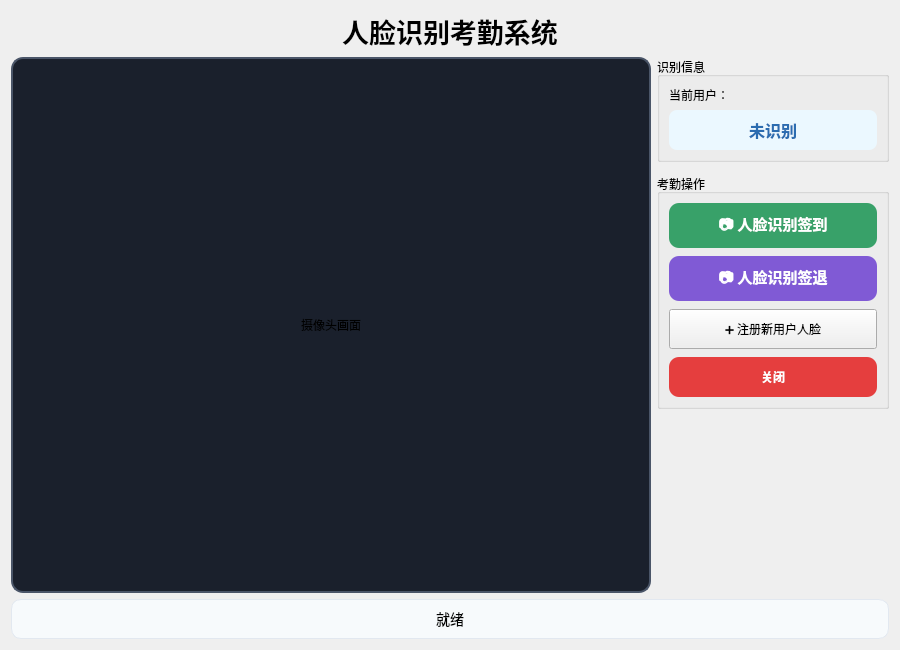
<?xml version="1.0" encoding="UTF-8"?>
<ui version="4.0">
 <class>FaceAttendanceDialog</class>
 <widget class="QDialog" name="FaceAttendanceDialog">
  <property name="geometry">
   <rect>
    <x>0</x>
    <y>0</y>
    <width>900</width>
    <height>650</height>
   </rect>
  </property>
  <property name="windowTitle">
   <string>人脸识别考勤</string>
  </property>
  <layout class="QVBoxLayout" name="verticalLayout">
   <item>
    <widget class="QLabel" name="lblTitle">
     <property name="text">
      <string>&lt;html&gt;&lt;head/&gt;&lt;body&gt;&lt;p&gt;&lt;span style=&quot; font-size:20pt; font-weight:600;&quot;&gt;人脸识别考勤系统&lt;/span&gt;&lt;/p&gt;&lt;/body&gt;&lt;/html&gt;</string>
     </property>
     <property name="alignment">
      <set>Qt::AlignCenter</set>
     </property>
    </widget>
   </item>
   <item>
    <layout class="QHBoxLayout" name="horizontalLayoutMain">
     <item>
      <widget class="QLabel" name="lblCamera">
       <property name="minimumSize">
        <size>
         <width>640</width>
         <height>480</height>
        </size>
       </property>
       <property name="styleSheet">
        <string notr="true">background-color: #1a202c; border: 2px solid #4a5568; border-radius: 12px;</string>
       </property>
       <property name="text">
        <string>摄像头画面</string>
       </property>
       <property name="alignment">
        <set>Qt::AlignCenter</set>
       </property>
      </widget>
     </item>
     <item>
      <layout class="QVBoxLayout" name="verticalLayoutRight">
       <property name="spacing">
        <number>12</number>
       </property>
       <item>
        <widget class="QGroupBox" name="groupBoxInfo">
         <property name="title">
          <string>识别信息</string>
         </property>
         <layout class="QVBoxLayout" name="verticalLayoutInfo">
          <item>
           <widget class="QLabel" name="label_2">
            <property name="text">
             <string>当前用户：</string>
            </property>
           </widget>
          </item>
          <item>
           <widget class="QLabel" name="lblUserName">
            <property name="styleSheet">
             <string notr="true">font-size: 16px; font-weight: bold; color: #2b6cb0; padding: 8px; background-color: #ebf8ff; border-radius: 8px;</string>
            </property>
            <property name="text">
             <string>未识别</string>
            </property>
            <property name="alignment">
             <set>Qt::AlignCenter</set>
            </property>
           </widget>
          </item>
         </layout>
        </widget>
       </item>
       <item>
        <widget class="QGroupBox" name="groupBoxActions">
         <property name="title">
          <string>考勤操作</string>
         </property>
         <layout class="QVBoxLayout" name="verticalLayoutActions">
          <property name="spacing">
           <number>8</number>
          </property>
          <item>
           <widget class="QPushButton" name="btnCheckIn">
            <property name="minimumSize">
             <size>
              <width>0</width>
              <height>45</height>
             </size>
            </property>
            <property name="styleSheet">
             <string notr="true">QPushButton {
	background-color: #38a169;
	color: white;
	font-size: 15px;
	font-weight: bold;
	border-radius: 10px;
}
QPushButton:hover {
	background-color: #2f855a;
}
QPushButton:pressed {
	background-color: #276749;
}</string>
            </property>
            <property name="text">
             <string>📷 人脸识别签到</string>
            </property>
           </widget>
          </item>
          <item>
           <widget class="QPushButton" name="btnCheckOut">
            <property name="minimumSize">
             <size>
              <width>0</width>
              <height>45</height>
             </size>
            </property>
            <property name="styleSheet">
             <string notr="true">QPushButton {
	background-color: #805ad5;
	color: white;
	font-size: 15px;
	font-weight: bold;
	border-radius: 10px;
}
QPushButton:hover {
	background-color: #6b46c1;
}
QPushButton:pressed {
	background-color: #553c9a;
}</string>
            </property>
            <property name="text">
             <string>📷 人脸识别签退</string>
            </property>
           </widget>
          </item>
          <item>
           <widget class="QPushButton" name="btnRegister">
            <property name="minimumSize">
             <size>
              <width>0</width>
              <height>40</height>
             </size>
            </property>
            <property name="text">
             <string>➕ 注册新用户人脸</string>
            </property>
           </widget>
          </item>
          <item>
           <widget class="QPushButton" name="btnClose">
            <property name="minimumSize">
             <size>
              <width>0</width>
              <height>40</height>
             </size>
            </property>
            <property name="styleSheet">
             <string notr="true">QPushButton {
	background-color: #e53e3e;
	color: white;
	font-weight: bold;
	border-radius: 10px;
}
QPushButton:hover {
	background-color: #c53030;
}</string>
            </property>
            <property name="text">
             <string>关闭</string>
            </property>
           </widget>
          </item>
         </layout>
        </widget>
       </item>
       <item>
        <spacer name="verticalSpacer">
         <property name="orientation">
          <enum>Qt::Vertical</enum>
         </property>
         <property name="sizeHint" stdset="0">
          <size>
           <width>20</width>
           <height>40</height>
          </size>
         </property>
        </spacer>
       </item>
      </layout>
     </item>
    </layout>
   </item>
   <item>
    <widget class="QLabel" name="lblStatus">
     <property name="minimumSize">
      <size>
       <width>0</width>
       <height>40</height>
      </size>
     </property>
     <property name="styleSheet">
      <string notr="true">background-color: #f7fafc; border: 1px solid #e2e8f0; border-radius: 10px; padding: 8px; font-size: 14px;</string>
     </property>
     <property name="text">
      <string>就绪</string>
     </property>
     <property name="alignment">
      <set>Qt::AlignCenter</set>
     </property>
    </widget>
   </item>
  </layout>
 </widget>
 <resources/>
 <connections/>
</ui>
